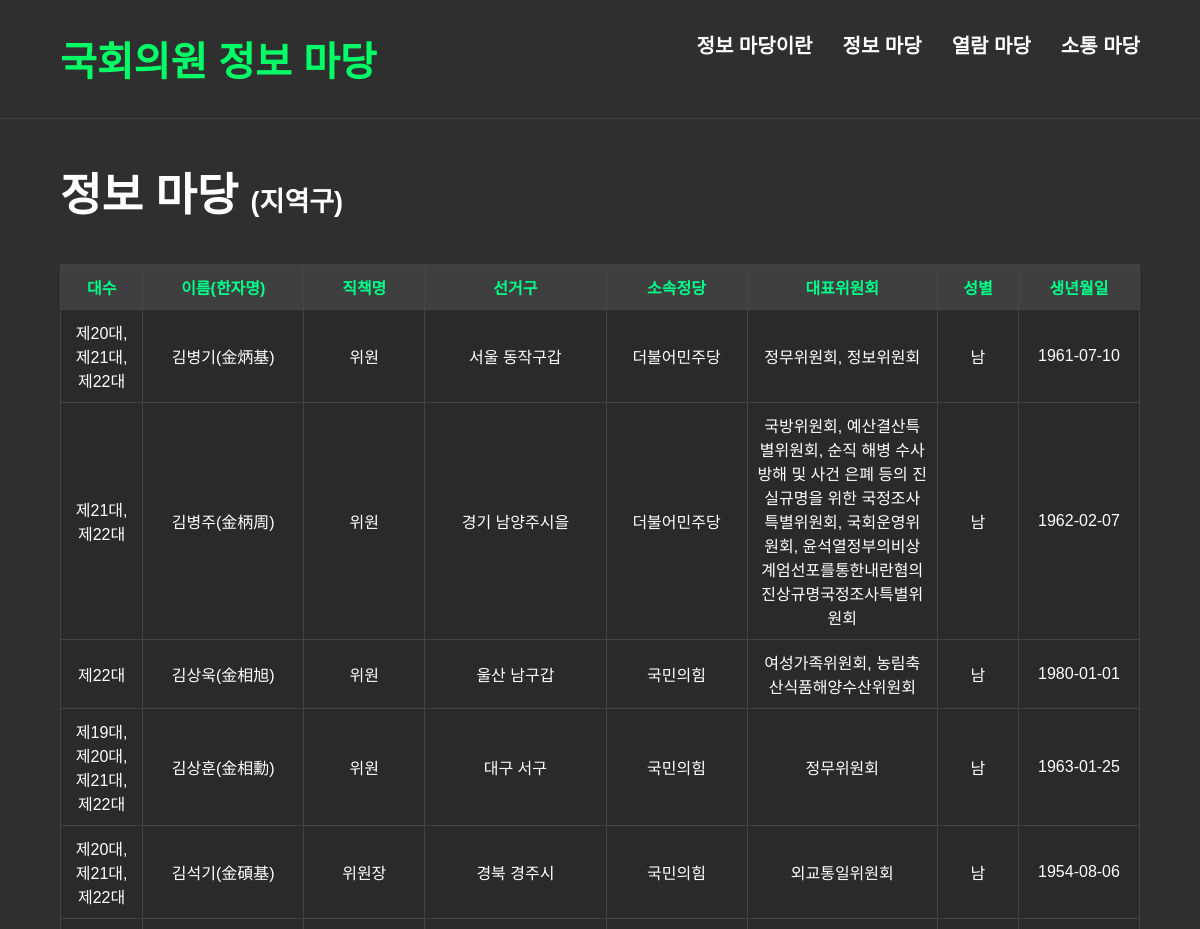
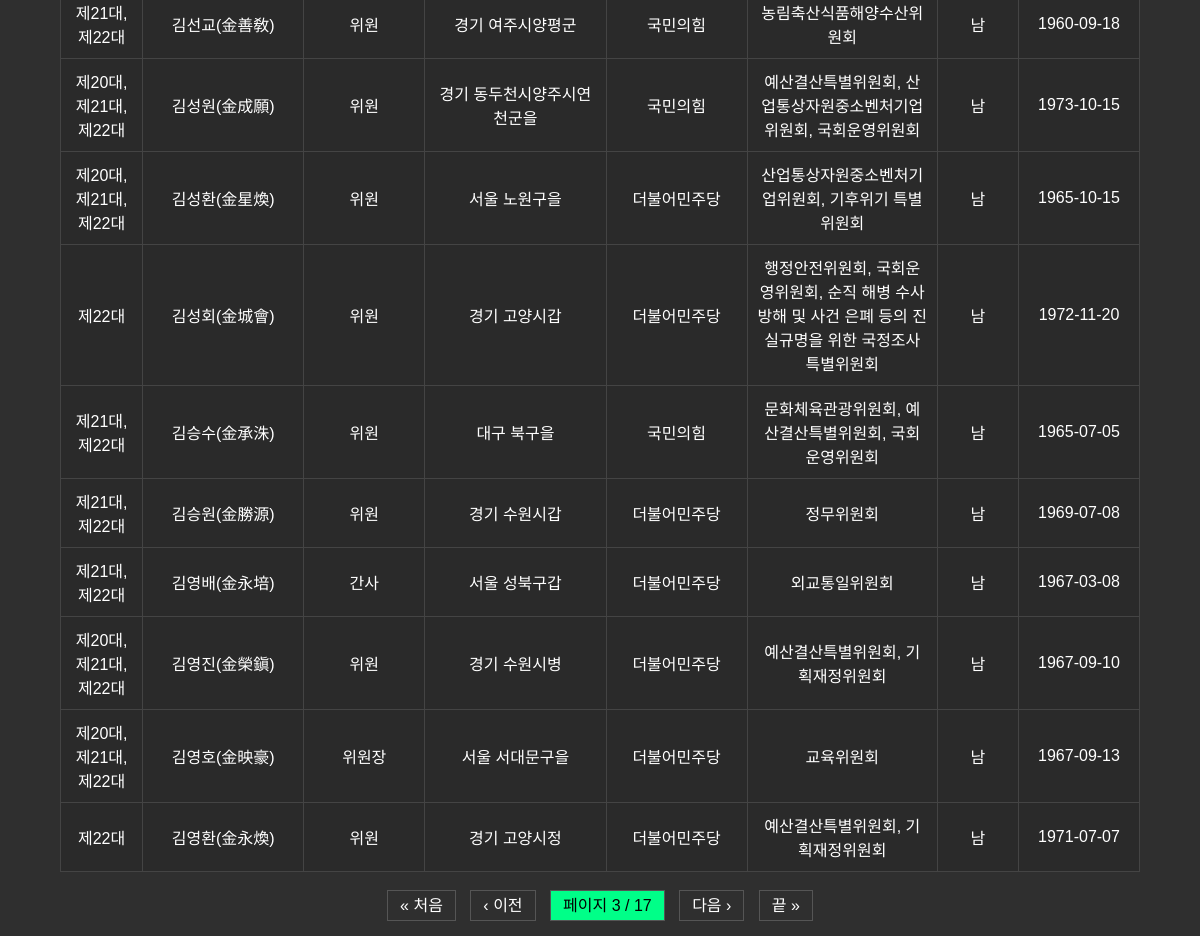
/local/?page=3, run on the app's committed database (2 pictures, top to bottom).
### myproject/DashBoard/models.py (models this page shows, shortened)
class MemberInfo(models.Model):
    name = models.CharField(max_length=4)                   # HG_NM
    hanja_name = models.CharField(max_length=4)             # HJ_NM
    birth_date = models.CharField(max_length=20, blank=True, null=True)  # BIRDY_DT
    party = models.CharField(max_length=30)                 # POLY_NM
    district = models.CharField(max_length=30)              # ORIG_NM
    elected_type = models.CharField(max_length=20)          # ELECT_GBN_NM
    reelection = models.CharField(max_length=10)            # REELE_GBN_NM
    gender = models.CharField(max_length=3)                 # SEX_GBN_NM
    phone = models.CharField(max_length=50)                 # TEL_NO
    email = models.CharField(max_length=50)                 # NAAS_EMAIL_ADDR
    position = models.CharField(max_length=30)              # JOB_RES_NM
    main_committee = models.CharField(max_length=30)        # CMIT_NM
    member_code = models.CharField(max_length=30)           # MONA_CD
    election_unit = models.CharField(max_length=50)         # UNITS
    total_bills  = models.PositiveIntegerField(default=0)
    passed_bills = models.PositiveIntegerField(default=0)
    pass_rate    = models.FloatField(default=0.0)

### myproject/DashBoard/views.py (the view)
# urls.py: path('local/', local_view, name='local'),
def local_view(request):
    members = MemberInfo.objects.filter(elected_type='지역구').order_by('name')
    paginator = Paginator(members, 15)  # 한 페이지에 15명씩
    page_number = request.GET.get('page')
    page_obj = paginator.get_page(page_number)
    return render(request, 'local.html', {'page_obj': page_obj})

### myproject/DashBoard/templates/local.html (shortened to what this page needs)
<!DOCTYPE html>
<html lang="ko">
<head>
</head>
<body>
  <div class="navbar">
    <a href="{% url 'home' %}" class="logo">국회의원 정보 마당</a>
    <div class="menu">
      <a href="{% url 'about' %}"><div>정보 마당이란</div></a>
      <div class="dropdown">
        <div>정보 마당</div>
      </div>
      <a href="{% url 'read' %}"><div>열람 마당</div></a>
      <a href="{% url 'social' %}"><div>소통 마당</div></a>
    </div>
  </div>
  <h1>정보 마당 <span style="font-size: 60%;">(지역구)</span></h1>
  <table>
    <thead>
      <tr>
        <th>대수</th>
        <th>이름(한자명)</th>
        <th>직책명</th>
        <th>선거구</th>
        <th>소속정당</th>
        <th>대표위원회</th>
        <th>성별</th>
        <th>생년월일</th>
      </tr>
    </thead>
    <tbody>
      {% for m in page_obj %}
      <tr class="clickable-row" data-href="{% url 'member_detail' m.member_code %}">
        <td>{{ m.election_unit }}</td>
        <td>{{ m.name }}({{ m.hanja_name }})</td>
        <td>{{ m.position }}</td>
        <td>{{ m.district }}</td>
        <td>{{ m.party }}</td>
        <td>{{ m.main_committee }}</td>
        <td>{{ m.gender }}</td>
        <td>{{ m.birth_date }}</td>
      </tr>
      {% endfor %}
    </tbody>
  </table>
  <div class="pagination">
    {% if page_obj.has_previous %}
      <a href="?page=1">&laquo; 처음</a>
      <a href="?page={{ page_obj.previous_page_number }}">‹ 이전</a>
    {% endif %}
    <span class="current">페이지 {{ page_obj.number }} / {{ page_obj.paginator.num_pages }}</span>
    {% if page_obj.has_next %}
      <a href="?page={{ page_obj.next_page_number }}">다음 ›</a>
      <a href="?page={{ page_obj.paginator.num_pages }}">끝 &raquo;</a>
    {% endif %}
  </div>
</body>
</html>

### myproject/DashBoard/templates/local.html (style rules this page uses)
a { text-decoration: none; color: inherit; }
body { margin: 0; font-family: '맑은 고딕', sans-serif; background-color: #2f2f2f; color: white; }
.navbar { display: flex; justify-content: space-between; font-size: 20px; padding: 30px 60px; background-color: #2f2f2f; border-bottom: 1px solid #444; gap: 30px; font-weight: bold; }
.logo { color: #00ff66; font-size: 40px; font-weight: bold; }
.menu { display: flex; gap: 30px; font-weight: bold; font-size: 20px; position: relative; }
.menu div { color: white; cursor: pointer; }
.dropdown { position: relative; }
h1 { padding: 40px 60px 20px; margin: 0; font-size: 45px; }
table { width: 90%; margin: 20px auto; border-collapse: collapse; background: #2a2a2a; table-layout: auto; }
th, td { border: 1px solid #444; padding: 10px; text-align: center; white-space: normal; }
th { background-color: #3f3f3f; color: #00ff88; }
th:nth-child(1) { min-width: 60px; }
th:nth-child(2) { min-width: 140px; }
th:nth-child(3) { min-width: 100px; }
th:nth-child(4) { min-width: 160px; }
th:nth-child(5) { min-width: 120px; }
th:nth-child(6) { min-width: 160px; }
th:nth-child(7) { min-width: 60px; }
th:nth-child(8) { min-width: 100px; }
.clickable-row { cursor: pointer; }
.pagination { text-align: center; margin: 20px; }
.pagination a, .pagination span { color: white; margin: 0 5px; text-decoration: none; padding: 6px 12px; border: 1px solid #555; }
.pagination .current { background-color: #00ff88; color: black; }

### data on the page
MemberInfo: election_unit "제20대, 제21대, 제22대", name "김병기", hanja_name "金炳基", position "위원", district "서울 동작구갑", party "더불어민주당", main_committee "정무위원회, 정보위원회", gender "남", birth_date "1961-07-10"
MemberInfo: election_unit "제21대, 제22대", name "김병주", hanja_name "金柄周", position "위원", district "경기 남양주시을", party "더불어민주당", main_committee "국방위원회, 예산결산특별위원회, 순직 해병 수사 방해 및 사건 은폐 등의 진실규명을 위한 국정조사특별위원회, 국회운영위원회, 윤석열정부의비상계엄선포를통한내란혐의진상규명국정조사특별위원회", gender "남", birth_date "1962-02-07"
MemberInfo: election_unit "제22대", name "김상욱", hanja_name "金相旭", position "위원", district "울산 남구갑", party "국민의힘", main_committee "여성가족위원회, 농림축산식품해양수산위원회", gender "남", birth_date "1980-01-01"
MemberInfo: election_unit "제19대, 제20대, 제21대, 제22대", name "김상훈", hanja_name "金相勳", position "위원", district "대구 서구", party "국민의힘", main_committee "정무위원회", gender "남", birth_date "1963-01-25"
MemberInfo: election_unit "제20대, 제21대, 제22대", name "김석기", hanja_name "金碩基", position "위원장", district "경북 경주시", party "국민의힘", main_committee "외교통일위원회", gender "남", birth_date "1954-08-06"
MemberInfo: election_unit "제21대, 제22대", name "김선교", hanja_name "金善敎", position "위원", district "경기 여주시양평군", party "국민의힘", main_committee "농림축산식품해양수산위원회", gender "남", birth_date "1960-09-18"
MemberInfo: election_unit "제20대, 제21대, 제22대", name "김성원", hanja_name "金成願", position "위원", district "경기 동두천시양주시연천군을", party "국민의힘", main_committee "예산결산특별위원회, 산업통상자원중소벤처기업위원회, 국회운영위원회", gender "남", birth_date "1973-10-15"
MemberInfo: election_unit "제20대, 제21대, 제22대", name "김성환", hanja_name "金星煥", position "위원", district "서울 노원구을", party "더불어민주당", main_committee "산업통상자원중소벤처기업위원회, 기후위기 특별위원회", gender "남", birth_date "1965-10-15"
MemberInfo: election_unit "제22대", name "김성회", hanja_name "金城會", position "위원", district "경기 고양시갑", party "더불어민주당", main_committee "행정안전위원회, 국회운영위원회, 순직 해병 수사 방해 및 사건 은폐 등의 진실규명을 위한 국정조사특별위원회", gender "남", birth_date "1972-11-20"
MemberInfo: election_unit "제21대, 제22대", name "김승수", hanja_name "金承洙", position "위원", district "대구 북구을", party "국민의힘", main_committee "문화체육관광위원회, 예산결산특별위원회, 국회운영위원회", gender "남", birth_date "1965-07-05"
MemberInfo: election_unit "제21대, 제22대", name "김승원", hanja_name "金勝源", position "위원", district "경기 수원시갑", party "더불어민주당", main_committee "정무위원회", gender "남", birth_date "1969-07-08"
MemberInfo: election_unit "제21대, 제22대", name "김영배", hanja_name "金永培", position "간사", district "서울 성북구갑", party "더불어민주당", main_committee "외교통일위원회", gender "남", birth_date "1967-03-08"
MemberInfo: election_unit "제20대, 제21대, 제22대", name "김영진", hanja_name "金榮鎭", position "위원", district "경기 수원시병", party "더불어민주당", main_committee "예산결산특별위원회, 기획재정위원회", gender "남", birth_date "1967-09-10"
MemberInfo: election_unit "제20대, 제21대, 제22대", name "김영호", hanja_name "金映豪", position "위원장", district "서울 서대문구을", party "더불어민주당", main_committee "교육위원회", gender "남", birth_date "1967-09-13"
MemberInfo: election_unit "제22대", name "김영환", hanja_name "金永煥", position "위원", district "경기 고양시정", party "더불어민주당", main_committee "예산결산특별위원회, 기획재정위원회", gender "남", birth_date "1971-07-07"

### other printed values
{{ page_obj.number }} "3"
{{ page_obj.paginator.num_pages }} "17"
